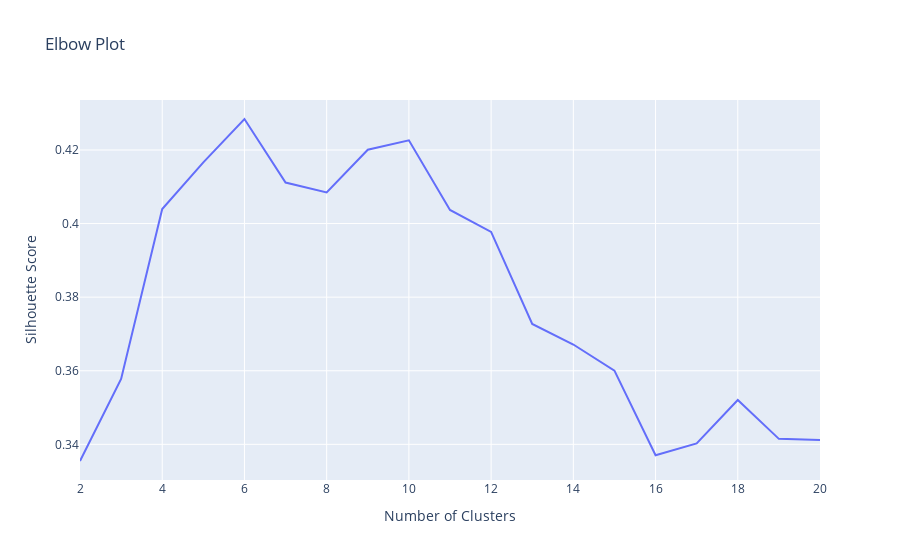

The notebook cell this image was saved under:
### Markdown cell above
>With inertia the lower the better so the possible good number of clusters can be around <u>6 onwards</u>, Choosing the number of clusters just based on inertia may not be the most accurate so lets consider the silhouette score as well.

### Code cell
max_clusters = 20
x_values = list(range(2, max_clusters + 1))
silhouette_scores = clusters_silhouette(final_df, max_clusters)

fig = go.Figure()
fig.add_trace(go.Scatter(x=x_values, y=silhouette_scores, mode='lines'))

fig.update_layout(
    title='Elbow Plot',
    xaxis_title='Number of Clusters',
    yaxis_title='Silhouette Score'
)

fig.show()

### Figure 1 — Plotly figure (JSON) as saved in the notebook; plotly's stock layout.template omitted (floating-point values rounded to 4 significant figures)
{"data": [{"mode": "lines", "type": "scatter", "x": [2, 3, 4, 5, 6, 7, 8, 9, 10, 11, 12, 13, 14, 15, 16, 17, 18, 19, 20], "y": [0.3355, 0.3578, 0.404, 0.4166, 0.4284, 0.4112, 0.4084, 0.4201, 0.4226, 0.4037, 0.3977, 0.3727, 0.3671, 0.36, 0.337, 0.3403, 0.352, 0.3415, 0.3412]}], "layout": {"title": {"text": "Elbow Plot"}, "xaxis": {"title": {"text": "Number of Clusters"}}, "yaxis": {"title": {"text": "Silhouette Score"}}}}
